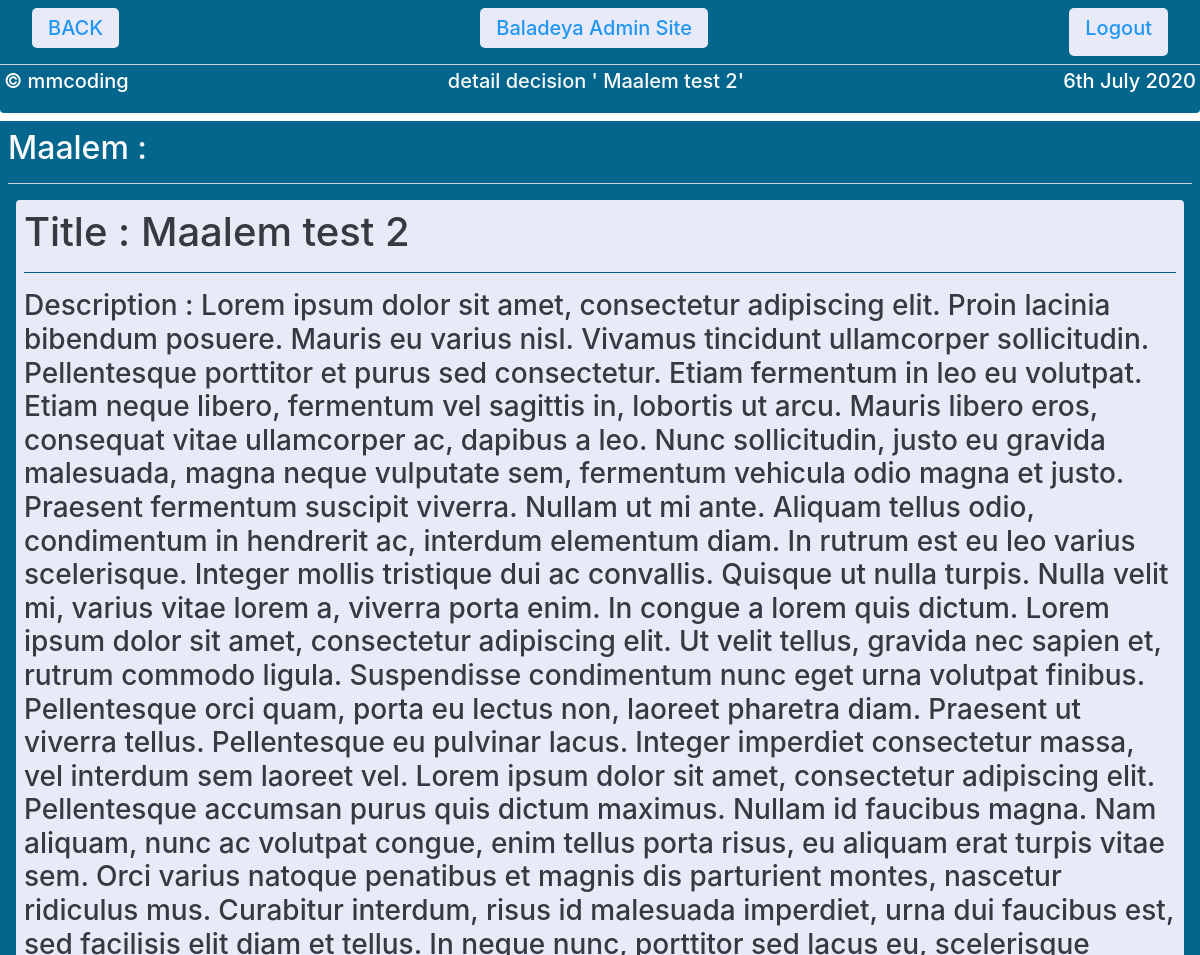
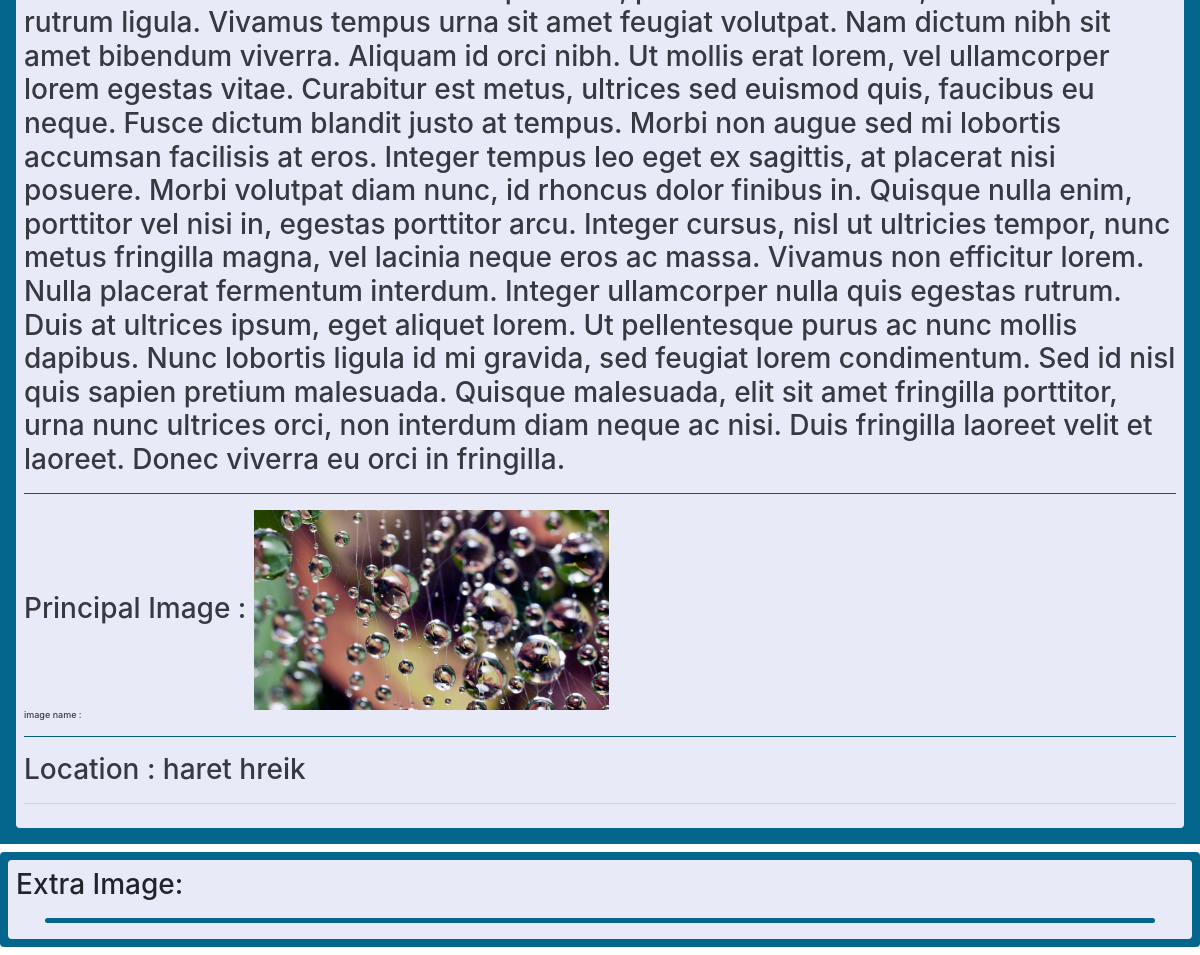
/adminbaladeya/maalem/3/ (signed in), run on the app's committed database (2 pictures, top to bottom).
### website/models.py (models this page shows, shortened)
class Maalem(models.Model):
    maalem_title =                  models.CharField(max_length=50)
    maalem_descriptions =           models.TextField()
    maalem_principal_image =        models.ImageField(upload_to='Maalem/Principal/')
    maalem_loaction =               models.CharField(max_length=128, default='haret hreik')
    maalem_date =                 models.DateTimeField(default=datetime.now, blank=True, null=True)
    madetby=models.ForeignKey(User,blank=True,null=True,on_delete=models.CASCADE,related_name='maalem')

### baladeyaadmin/views.py (the view)
# urls.py: path('maalem/<int:pk>/',maalem_detail,name='maalemdetail'),#maalem_detail_view
@login_required
def maalem_detail(request,pk):
    themaalem=Maalem.objects.get(id=pk)
    thefilemaalem=MaalemImage.objects.filter(maalem_image_maalem=themaalem)
    context={
        'object':themaalem,
        'extrafile':thefilemaalem
    }
    return render(request,'admin/maalem/detail.html',context)

### templates/admin/Maalem/detail.html (shortened to what this page needs)
{% extends 'admin/adminbase.html' %}
{% block directory %}detail decision ' {{object.maalem_title}}'{% endblock %}
{% block admincontent %}
<div class="bac mx-auto p-2  ">
    <h2 class="text-light">Maalem :</h2>
    <hr class="bac1">
    <div class="bac1 text-dark p-2 m-2 h3 rounded">
<h1>        Title : {{object.maalem_title}}
</h1>        <hr class="w-100 bac">
        Description : {{object.maalem_descriptions}}
        <hr class="w-100 bac">
        {%  if object.maalem_principal_image %}
        Principal Image : <img src="{{ object.maalem_principal_image.url }}" height="200px" alt="">
        <h6 style="font-size: xx-small;">image name :{{file.maalem_principal_image.name}}</h6>
        <hr class="w-100 bac">
        {% endif %}
        Location : {{object.maalem_loaction}}
        <hr class="w-100 bg-dnews_daterk">
    </div>
</div>
<div class="bac rounded my-2 p-2">
    <div class="bac1 p-2 d-flex justify-content-center flex-wrap rounded">
        <h3 class="w-100">Extra Image:</h3>
        <div style="height: 5px;width: 95%;" class="bac mx-auto rounded my-2"></div>
    </div>
</div>
{% endblock %}

### templates/admin/adminbase.html (style rules this page uses)
.bac { background: #05668D; }
.bac1 { background: #E8EBF7; }

### data on the page
Maalem: maalem_title "Maalem test 2", maalem_descriptions "Lorem ipsum dolor sit amet, consectetur adipiscing elit. Proin lacinia bibendum posuere. Mauris eu varius nisl. Vivamus tincidunt ullamcorper sollicitudin. Pellentesque porttitor et purus sed consectetur. Etiam fermentum in leo eu volutpat. Etiam neque libero, fermentum vel sagittis in, lobortis ut arcu. Mauris libero eros, consequat vitae ullamcorper ac, dapibus a leo. Nunc sollicitudin, justo eu gravida malesuada, magna neque vulputate sem, fermentum vehicula odio magna et justo. Praesent fermentum suscipit viverra. Nullam ut mi ante. Aliquam tellus odio, condimentum in hendrerit ac, interdum elementum diam. In rutrum est eu leo varius scelerisque. Integer mollis tristique dui ac…", maalem_principal_image (picture), maalem_loaction "haret hreik"
